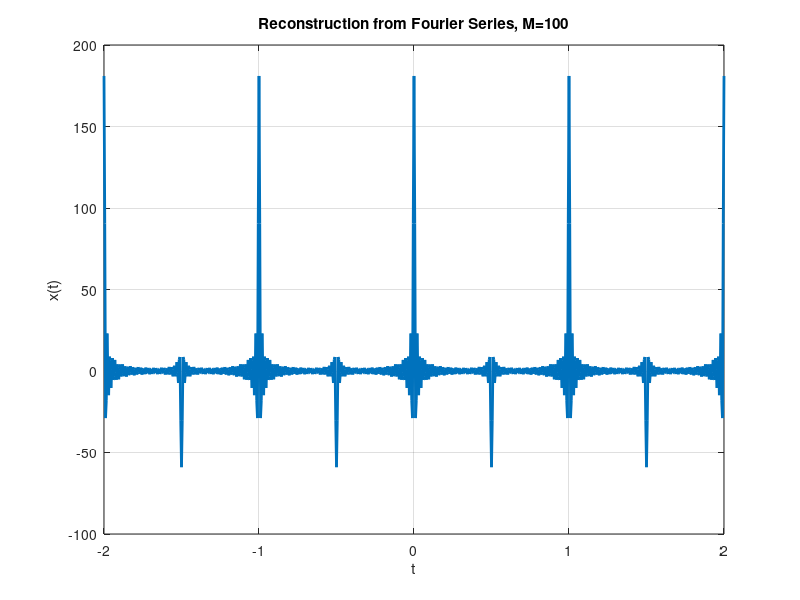

Recreate this plot in MATLAB.
clc
clear all
close all
t = -2:0.005:2; %square wave duration
T = 1; %time period of square wave
T1 = 1/4; %duty cycle of square wave
w0 = 2*pi/T; %fundamental radian frequency of square wave
M = 60; %number of coefficients
x = zeros(1,length(t));
for k = -M:M; %2M+1 total coefficients to construct square wave

if(mod(k,2)==0)
ak = 1;
x = x + ak*exp(j*k*w0*t);
else
ak = 2;
x = x + ak*exp(j*k*w0*t);
end
end


plot(t,x,'lineWidth',2);
grid;
xlabel('t');
ylabel('x(t)');
title('Reconstruction from Fourier Series, M=100');